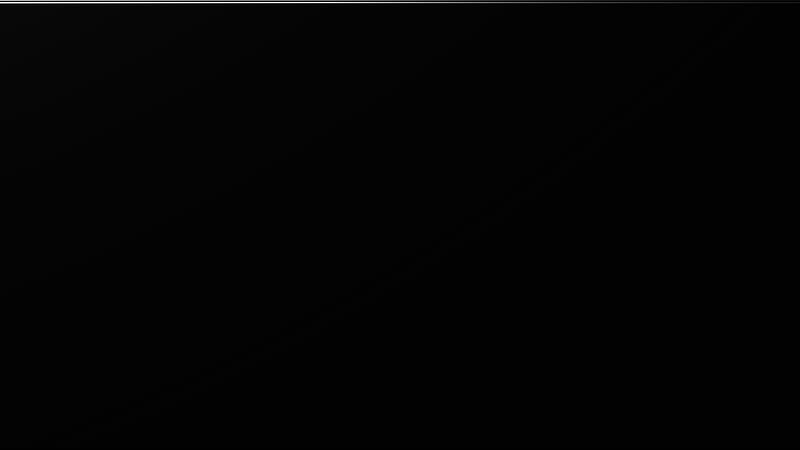
#> input picture black.png, 800 x 450 px
$ python house.py
#> lines starting #> are read from the running program, lines starting #| are printed output that depends on the picture
import cv2

image = cv2.imread('black.png')
#> image is the input picture: shape (450, 800, 3); min 0, max 255, mean 3.6
start_point = (200,200)
end_point = (600,200)
color = (31, 249, 198)
thickness = 3
image = cv2.line(image,start_point,end_point,color,thickness)

start_point = (200,200)
end_point = (400,25)
color = (31, 249, 198)
thickness = 3
image = cv2.line(image,start_point,end_point,color,thickness)

start_point = (400,25)
end_point = (600,200)
color = (31, 249, 198)
thickness = 3
image = cv2.line(image,start_point,end_point,color,thickness)

start_point = (200,200)
end_point = (600,450)
color = (54,69,100)
thickness = 3
image = cv2.rectangle(image,start_point,end_point,color,thickness)

start_point = (450,225)
end_point = (550,450)
color = (184,252,170)
thickness = 3
image = cv2.rectangle(image,start_point,end_point,color,thickness)

center_cor = (325,300)
radius = 45
color =(230,145,60)
thickness = 2
image = cv2.circle(image,center_cor,radius,color,thickness)
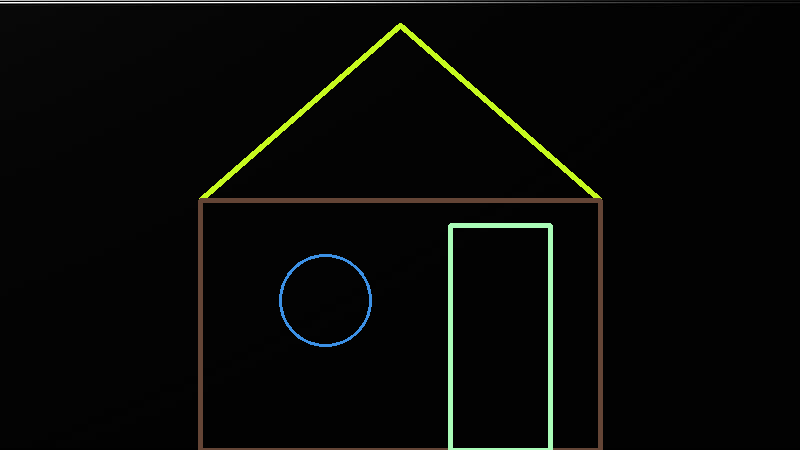
#> image: shape (450, 800, 3); mean B, G, R 6.5, 8.8, 8
cv2.imshow('house on image',image)
cv2.waitKey(0)
cv2.destroyAllWindows()
